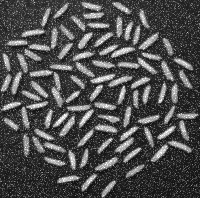
#> input picture images/rice_gaussian_noise.png, 200 x 198 px
$ python Q5.py
#> lines starting #> are read from the running program, lines starting #| are printed output that depends on the picture; after the words box and inside, x2 and y2 are one past the last pixel; in counts of white or black regions, pixels touching at a corner belong together
import cv2 as cv
import numpy as np
from matplotlib import pyplot as plt


img = cv.imread('images/rice_gaussian_noise.png', cv.IMREAD_GRAYSCALE)
#> img is the input picture: shape (198, 200); min 10, max 255, mean 78.4
img2 = cv.imread('images/rice_salt_pepper_noise.png' , cv.IMREAD_GRAYSCALE)
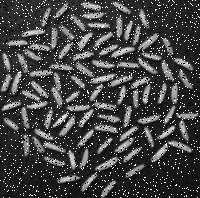
#> input picture images/rice_salt_pepper_noise.png, 200 x 198 px
#> img2 is the input picture: shape (198, 200); min 0, max 255, mean 69

gaussian_blur = cv.GaussianBlur(img, (5, 5), 0)
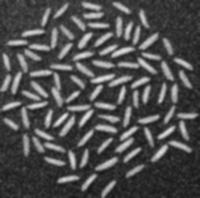
#> gaussian_blur: shape (198, 200); min 23, max 228, mean 78.4
median_blur = cv.medianBlur(img2, 5)
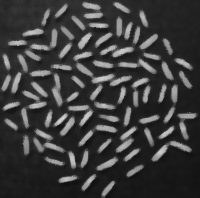
#> median_blur: shape (198, 200); min 15, max 213, mean 59.9

plt.subplots(1, 3, figsize=(15, 5))
plt.subplot(1, 3, 1),plt.imshow(img, cmap='gray'),plt.title("Original Image"),plt.xticks([]), plt.yticks([])
plt.subplot(1, 3, 2),plt.imshow(gaussian_blur, cmap='gray'),plt.title(f'Gaussian Blur'),plt.xticks([]), plt.yticks([])
plt.subplot(1, 3, 3),plt.imshow(median_blur, cmap='gray'),plt.title(f'Median Blur'),plt.xticks([]), plt.yticks([])
plt.show()
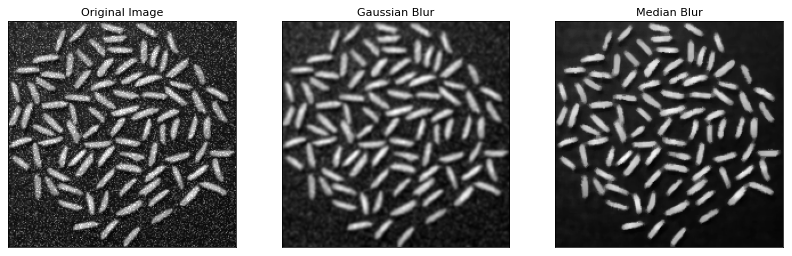
#> figure drawn by matplotlib, 3 panels

img_for_segmentation = median_blur
_, otsu_thresh = cv.threshold(img_for_segmentation, 0, 255, cv.THRESH_BINARY + cv.THRESH_OTSU)
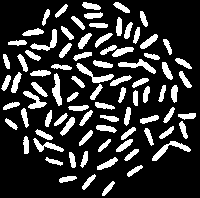
#> otsu_thresh: shape (198, 200); 20.5% white; 85 white regions, largest, box (x1, y1, x2, y2) and area: (76, 63, 114, 83) 219, (152, 141, 191, 161) 218, (118, 59, 156, 74) 201

kernel = np.ones((3, 3), np.uint8)
morph_open = cv.morphologyEx(otsu_thresh, cv.MORPH_OPEN, kernel, iterations=2)
#> morph_open: shape (198, 200); 7.8% white; 57 white regions, largest, box (x1, y1, x2, y2) and area: (52, 85, 62, 104) 125, (115, 47, 133, 56) 107, (92, 75, 111, 83) 107
morph_close = cv.morphologyEx(morph_open, cv.MORPH_CLOSE, kernel, iterations=2)
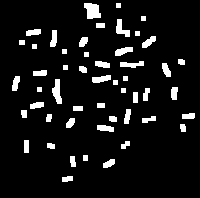
#> morph_close: shape (198, 200); 8.1% white; 51 white regions, largest, box (x1, y1, x2, y2) and area: (84, 3, 101, 19) 203, (52, 79, 62, 104) 155, (116, 19, 130, 37) 129

num_labels, labels, stats, centroids = cv.connectedComponentsWithStats(morph_close, connectivity=8)
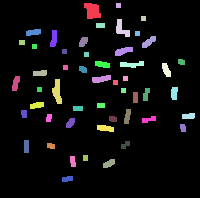
#> labels: shape (198, 200) int32; 52 distinct labels, from 0 to 51; one colour per label, 0 black
#> num_labels = 52; stats = 52 rows, first 6: [0, 0, 200, 198, 36405], [84, 3, 17, 16, 203], [116, 3, 5, 5, 25], [141, 16, 5, 5, 25], [116, 19, 14, 18, 129], [96, 23, 9, 5, 45]; centroids = 52 pairs, first value 15.38 to 188.2, second value 5 to 178.5

plt.subplot(1, 3, 1),plt.imshow(otsu_thresh, cmap='gray'),plt.title("Otsu's Threshold"),plt.xticks([]), plt.yticks([])
plt.subplot(1, 3, 2),plt.imshow(morph_close, cmap='binary'),plt.title("Morphological Operations"),plt.xticks([]), plt.yticks([])
plt.subplot(1, 3, 3),plt.imshow(labels, cmap='tab10', alpha = 0.5),plt.title(f'Connected Components: {num_labels - 1} objects'),plt.xticks([]), plt.yticks([])
plt.show()
